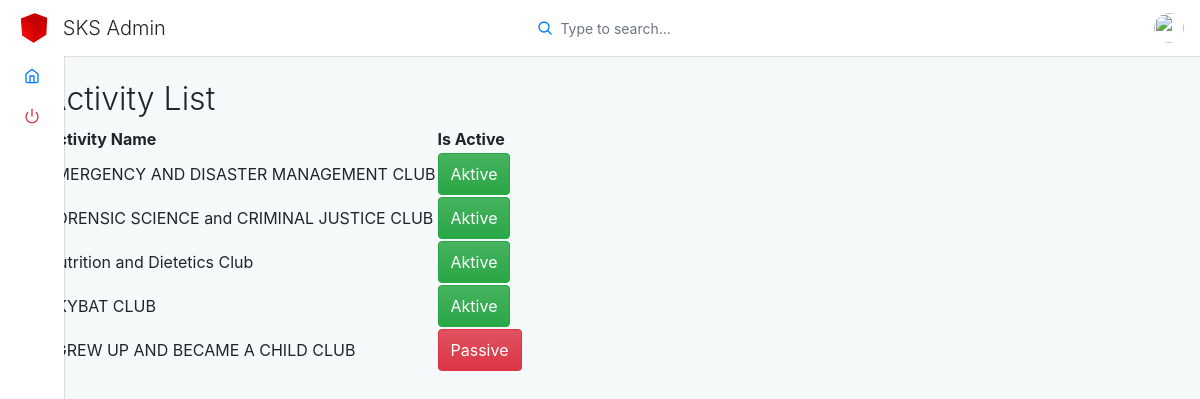
Screenshot of /sks-admin/ (signed in) with the database file from the repository.
### school_app/models.py (models this page shows, shortened)
class ClubActivity(models.Model):
    activity_header = models.CharField(max_length=100)
    activity_content = models.TextField()
    activity_image = models.ImageField(upload_to='activities/')
    activity_club = models.ForeignKey(Club, on_delete=models.CASCADE, null=True, blank=True)
    activity_is_active = models.BooleanField(default=False)
    activity_date = models.DateTimeField()

### school_app/views.py (the view)
# urls.py: path('sks-admin/', views.sks_home, name='sks-home'),
@login_required
def sks_home(request):
    activities = ClubActivity.objects.all()
    activity_formset = [ClubActivityForm(prefix=str(activity.id)) for activity in activities]
    if request.method == 'POST':
        for form in activity_formset:
            if form.is_valid():
                form.save()
        return redirect('sks-home')
    return render(request, 'sks/skss_home.html', {'activities': activities, 'activity_formset': activity_formset})

### school_app/templates/sks/skss_home.html (shortened to what this page needs)
{% extends "sks/sks_layout.html" %}
{% block content %}
<div class="container">
    <h2>Activity List</h2>
    <table>
        <thead>
            <tr>
                <th>Activity Name</th>
                <th>Is Active</th>
            </tr>
        </thead>
        <tbody>
            {% for activity in activities %}
            <tr>
                <td>{{ activity.activity_header }}</td>
                <td>
                    <form method="post" action="{% url 'toggle_activity' activity.id %}">
                        {% if activity.activity_is_active == True %}
                        <button class="btn btn-success" type="submit">Aktive</button>
                        {% else %}
                        <button class="btn btn-danger" type="submit">Passive</button>
                        {% endif %}
                    </form>
                </td>
            </tr>
            {% endfor %}
        </tbody>
    </table>
</div>
{% endblock  %}

### rows the page displays
ClubActivity: activity_header "EMERGENCY AND DISASTER MANAGEMENT CLUB", activity_is_active "Aktive"
ClubActivity: activity_header "FORENSIC SCIENCE and CRIMINAL JUSTICE CLUB", activity_is_active "Aktive"
ClubActivity: activity_header "Nutrition and Dietetics Club", activity_is_active "Aktive"
ClubActivity: activity_header "SKYBAT CLUB", activity_is_active "Aktive"
ClubActivity: activity_header "I GREW UP AND BECAME A CHILD CLUB", activity_is_active "Passive"
